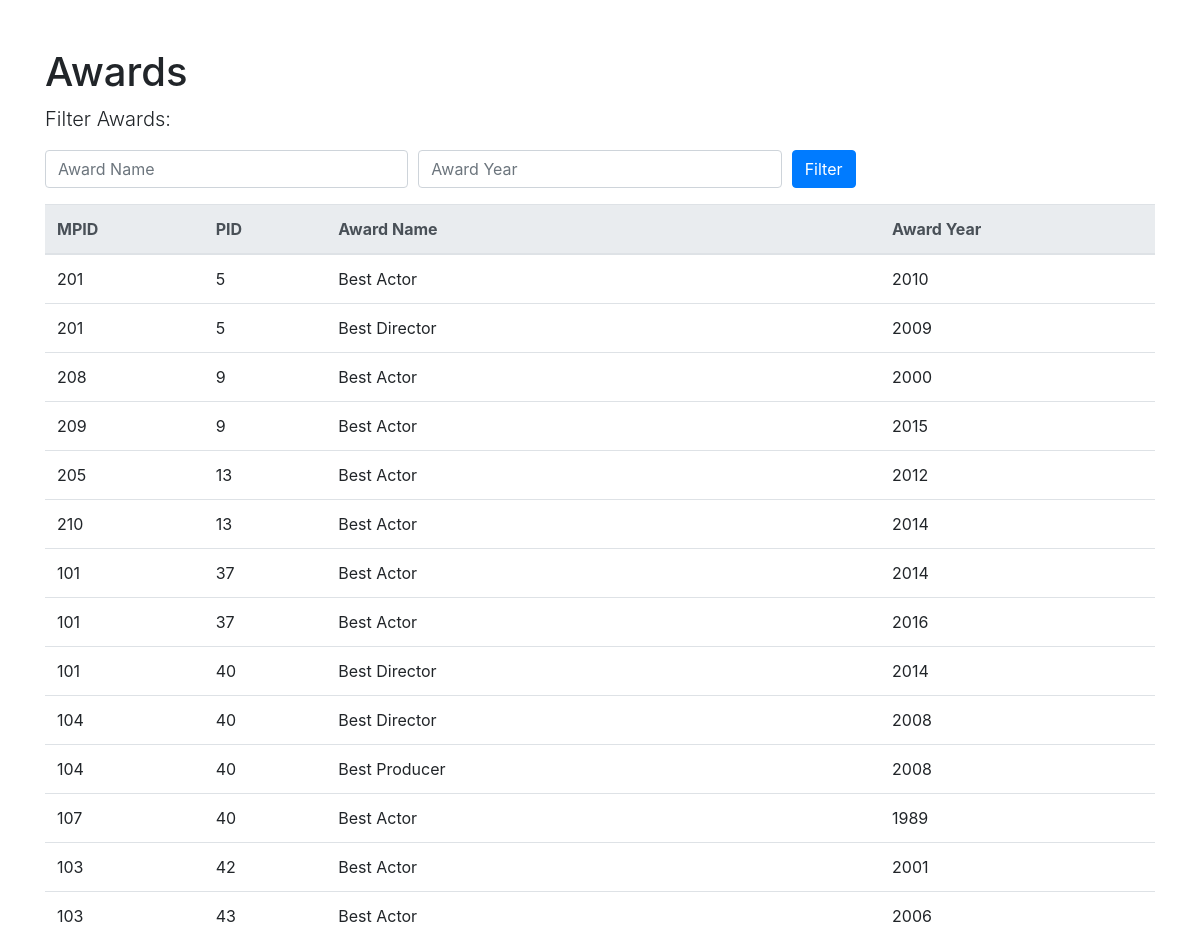
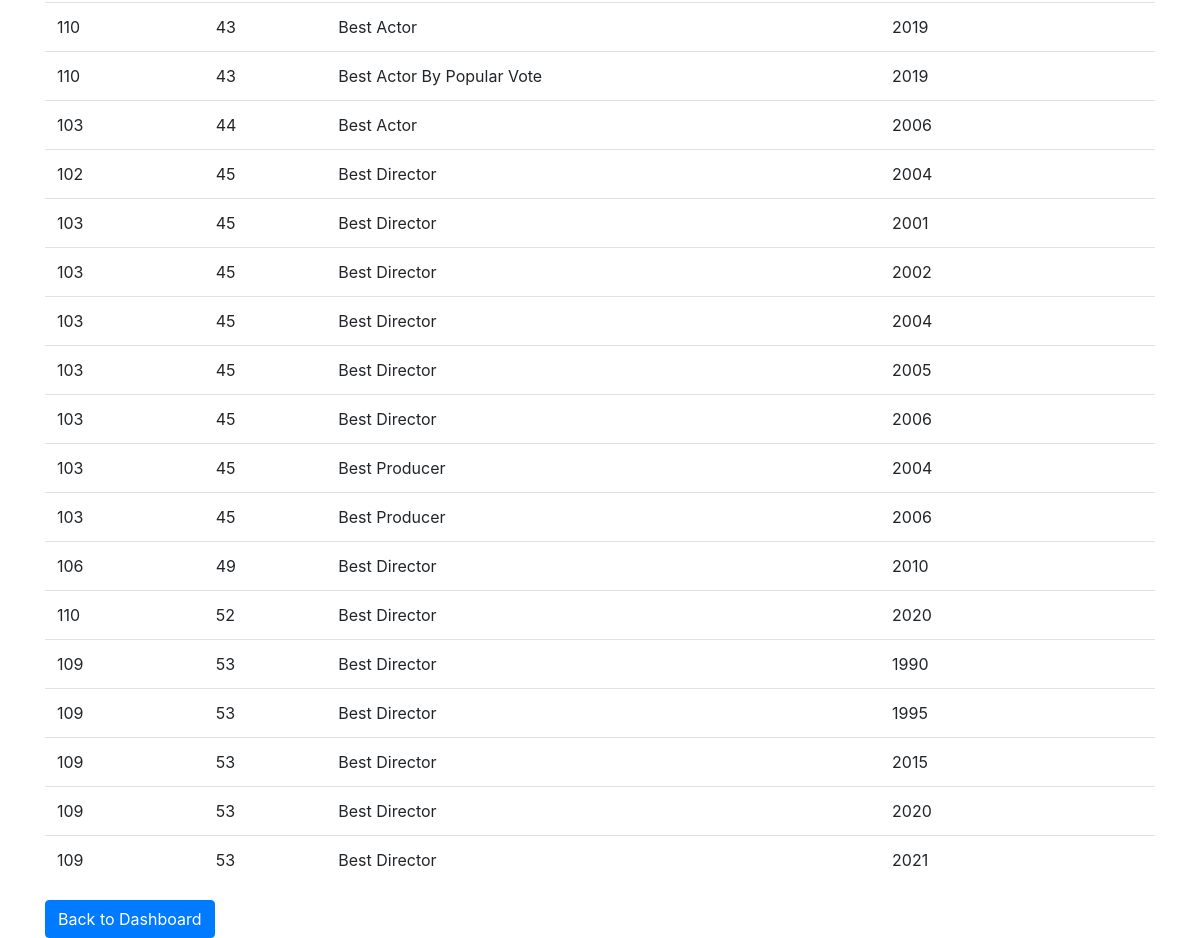
Screenshot of /award.php with the database file from the repository (2 pictures, top to bottom).
### tables this page shows
CREATE TABLE `Awards` (
  `mpid` int(11) NOT NULL,
  `pid` int(20) NOT NULL,
  `award_name` varchar(255) NOT NULL,
  `award_year` int(11) NOT NULL
);

### award.php (the view, shortened to what this page needs)
<!DOCTYPE html>
<html lang="en">
<head>
    <link rel="stylesheet" href="https://stackpath.bootstrapcdn.com/bootstrap/4.3.1/css/bootstrap.min.css">
</head>
<body>
    <div class="container">
        <h1 class="mt-5">Awards</h1>
        <p class="lead">Filter Awards:</p>
        <form method="post" action="award.php" class="mb-3">
            <div class="form-row">
                <div class="col">
                    <input type="text" class="form-control" name="awardName" placeholder="Award Name">
                </div>
                <div class="col">
                    <input type="number" class="form-control" name="awardYear" placeholder="Award Year">
                </div>
                <div class="col">
                    <button type="submit" class="btn btn-primary">Filter</button>
                </div>
            </div>
        </form>
        <table class="table">
            <thead class="thead-light">
                <tr>
                    <th>MPID</th>
                    <th>PID</th>
                    <th>Award Name</th>
                    <th>Award Year</th>
                </tr>
            </thead>
            <tbody>
                <?php
                $servername = "localhost";
                $username = "root";
                $password = "";
                $dbname = "COSI127b";
                try {
                    $conn = new PDO("mysql:host=$servername;dbname=$dbname", $username, $password);
                    $conn->setAttribute(PDO::ATTR_ERRMODE, PDO::ERRMODE_EXCEPTION);
                    $sql = "SELECT mpid, pid, award_name, award_year FROM Awards WHERE 1=1";
                    $stmt = $conn->prepare($sql);
                    $stmt->execute();
                    $results = $stmt->fetchAll(PDO::FETCH_ASSOC);
                    foreach ($results as $row) {
                        echo "<tr>
                                <td>".htmlspecialchars($row['mpid'])."</td>
                                <td>".htmlspecialchars($row['pid'])."</td>
                                <td>".htmlspecialchars($row['award_name'])."</td>
                                <td>".htmlspecialchars($row['award_year'])."</td>
                              </tr>";
                    }
                } catch(PDOException $e) {
                    echo "Error: " . $e->getMessage();
                }
                ?>
            </tbody>
        </table>
        <a href="index.php" class="btn btn-primary">Back to Dashboard</a>
    </div>
</body>
</html>

### rows the page displays
awards: mpid "201", pid "5", award_name "Best Actor", award_year "2010"
awards: mpid "201", pid "5", award_name "Best Director", award_year "2009"
awards: mpid "208", pid "9", award_name "Best Actor", award_year "2000"
awards: mpid "209", pid "9", award_name "Best Actor", award_year "2015"
awards: mpid "205", pid "13", award_name "Best Actor", award_year "2012"
awards: mpid "210", pid "13", award_name "Best Actor", award_year "2014"
awards: mpid "101", pid "37", award_name "Best Actor", award_year "2014"
awards: mpid "101", pid "37", award_name "Best Actor", award_year "2016"
awards: mpid "101", pid "40", award_name "Best Director", award_year "2014"
awards: mpid "104", pid "40", award_name "Best Director", award_year "2008"
awards: mpid "104", pid "40", award_name "Best Producer", award_year "2008"
awards: mpid "107", pid "40", award_name "Best Actor", award_year "1989"
awards: mpid "103", pid "42", award_name "Best Actor", award_year "2001"
awards: mpid "103", pid "43", award_name "Best Actor", award_year "2006"
awards: mpid "110", pid "43", award_name "Best Actor", award_year "2019"
awards: mpid "110", pid "43", award_name "Best Actor By Popular Vote", award_year "2019"
awards: mpid "103", pid "44", award_name "Best Actor", award_year "2006"
awards: mpid "102", pid "45", award_name "Best Director", award_year "2004"
awards: mpid "103", pid "45", award_name "Best Director", award_year "2001"
awards: mpid "103", pid "45", award_name "Best Director", award_year "2002"
awards: mpid "103", pid "45", award_name "Best Director", award_year "2004"
awards: mpid "103", pid "45", award_name "Best Director", award_year "2005"
awards: mpid "103", pid "45", award_name "Best Director", award_year "2006"
awards: mpid "103", pid "45", award_name "Best Producer", award_year "2004"
awards: mpid "103", pid "45", award_name "Best Producer", award_year "2006"
awards: mpid "106", pid "49", award_name "Best Director", award_year "2010"
awards: mpid "110", pid "52", award_name "Best Director", award_year "2020"
awards: mpid "109", pid "53", award_name "Best Director", award_year "1990"
awards: mpid "109", pid "53", award_name "Best Director", award_year "1995"
awards: mpid "109", pid "53", award_name "Best Director", award_year "2015"
awards: mpid "109", pid "53", award_name "Best Director", award_year "2020"
awards: mpid "109", pid "53", award_name "Best Director", award_year "2021"
